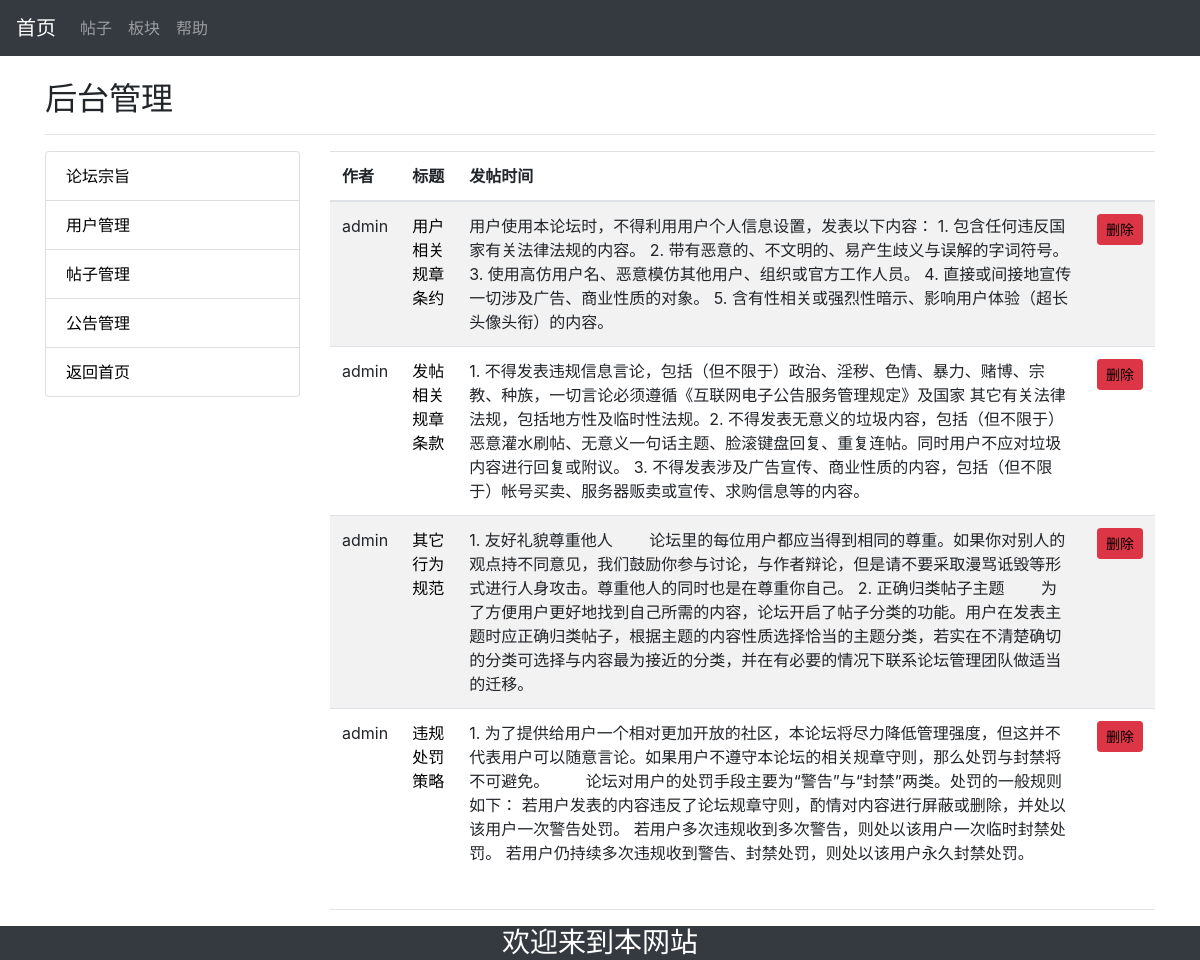
Screenshot of /backstage/notice.php with the database file from the repository.
### tables this page shows
CREATE TABLE `notice` (
  `id` int(11) NOT NULL AUTO_INCREMENT,
  `username` varchar(255) DEFAULT NULL,
  `not_title` varchar(255) DEFAULT NULL,
  `not_content` varchar(2550) DEFAULT NULL,
  `not_data` timestamp NULL DEFAULT CURRENT_TIMESTAMP ON UPDATE CURRENT_TIMESTAMP,
  PRIMARY KEY (`id`)
);

### backstage/notice.php (the view, shortened to what this page needs)
<?php
$conn = mysqli_connect('localhost', 'root', 'admin', 'test');
mysqli_set_charset($conn,"utf8");
$sql = "select * from notice;";
$query = mysqli_query($conn,$sql );
?>
<!DOCTYPE html>
<html lang="en">
<head>
    <link rel="stylesheet" href="bootstrap.css">
    <link rel="stylesheet" href="https://cdn.staticfile.org/twitter-bootstrap/4.1.0/css/bootstrap.min.css">
</head>
<body style="background-image: url('https://ss0.bdstatic.com/70cFvHSh_Q1YnxGkpoWK1HF6hhy/it/u=695304989,2451570367&fm=26&gp=0.jpg')">
<nav class="navbar navbar-expand-md bg-dark navbar-dark">
    <a class="navbar-brand" href="../index.php">首页</a>
    <div class="collapse navbar-collapse" id="collapsibleNavbar">
        <ul class="navbar-nav">
            <li class="nav-item">
                <a class="nav-link" href="../allPosts.php">帖子</a>
            </li>
            <li class="nav-item">
                <a class="nav-link" href="../edition.php">板块</a>
            </li>
            <li class="nav-item">
                <a class="nav-link" href="../helped.php">帮助</a>
            </li>
        </ul>
    </div>
</nav>
<div class="container pt-4">
    <div><h2>后台管理</h2></div>
    <hr>
    <div class="row">
        <aside class="col-md-3">
            <div  class="list-group">
                <a class="list-group-item list-group-item-action" href="management.php">论坛宗旨</a>
                <a class="list-group-item list-group-item-action" href="user.php">用户管理</a>
                <a class="list-group-item list-group-item-action" href="card.php">帖子管理</a>
                <a class="list-group-item list-group-item-action" href="notice.php">公告管理</a>
                <a class="list-group-item list-group-item-action" href="../index.php">返回首页</a>
            </div >
        </aside>
        <main id="main" class="col-md-9">
            <div class="table-responsive">
                <table class="table table-striped table-hover">
                    <thead>
                    <tr>
                        <th>
                            作者
                        </th>
                        <th>
                            标题
                        </th>
                        <th>
                            发帖时间
                        </th>
                        <th>
                        </th>
                    </tr>
                    </thead>
                    <tbody>
                    <?php while ($item = mysqli_fetch_assoc($query)): ?>
                        <tr class="success">
                            <td>
                                <?php echo $item['username'] ?>
                            </td>
                            <td>
                                <a href="../announcement.php?id=<?php echo $item['id'] ?>"><?php echo $item['not_title'] ?></a>
                            </td>
                            <td>
                                <?php echo $item['not_content'] ?>
                            </td>
                            <td>
                                <a class="btn btn-danger btn-sm" href="notic_delete.php?id=<?php echo $item['id'] ?>">删除</a>
                            </td>
                        </tr>
                    <?php endwhile ?>
                    </tbody>
                </table>
            </div>
            <hr>
        </main>
    </div>
</div>
<nav class=" bg-dark navbar-dark ">
    <div style="text-align: center; ">
        <h3 class="text-white" style="margin-bottom: -3px">欢迎来到本网站</h3>
    </div>
</nav>
</body>
</html>

### backstage/notice.php (style rules this page uses)
a { text-decoration: none; }
a:link { color: black; text-decoration: none; }

### rows the page displays
notice: username "admin", not_title "用户相关规章条约", not_content "用户使用本论坛时，不得利用用户个人信息设置，发表以下内容： 1. 包含任何违反国家有关法律法规的内容。 2. 带有恶意的、不文明的、易产生歧义与误解的字词符号。 3. 使用高仿用户名、恶意模仿其他用户、组织或官方工作人员。 4. 直接或间接地宣传一切涉及广告、商业性质的对象。 5. 含有性相关或强烈性暗示、影响用户体验（超长头像头衔）的内容。"
notice: username "admin", not_title "发帖相关规章条款", not_content "1. 不得发表违规信息言论，包括（但不限于）政治、淫秽、色情、暴力、赌博、宗教、种族，一切言论必须遵循《互联网电子公告服务管理规定》及国家 其它有关法律法规，包括地方性及临时性法规。2. 不得发表无意义的垃圾内容，包括（但不限于）恶意灌水刷帖、无意义一句话主题、脸滚键盘回复、重复连帖。同时用户不应对垃圾内容进行回复或附议。 3. 不得发表涉及广告宣传、商业性质的内容，包括（但不限于）帐号买卖、服务器贩卖或宣传、求购信息等的内容。"
notice: username "admin", not_title "其它行为规范", not_content "1. 友好礼貌尊重他人 论坛里的每位用户都应当得到相同的尊重。如果你对别人的观点持不同意见，我们鼓励你参与讨论，与作者辩论，但是请不要采取漫骂诋毁等形式进行人身攻击。尊重他人的同时也是在尊重你自己。 2. 正确归类帖子主题 为了方便用户更好地找到自己所需的内容，论坛开启了帖子分类的功能。用户在发表主题时应正确归类帖子，根据主题的内容性质选择恰当的主题分类，若实在不清楚确切的分类可选择与内容最为接近的分类，并在有必要的情况下联系论坛管理团队做适当的迁移。"
notice: username "admin", not_title "违规处罚策略", not_content "1. 为了提供给用户一个相对更加开放的社区，本论坛将尽力降低管理强度，但这并不代表用户可以随意言论。如果用户不遵守本论坛的相关规章守则，那么处罚与封禁将不可避免。 论坛对用户的处罚手段主要为“警告”与“封禁”两类。处罚的一般规则如下： 若用户发表的内容违反了论坛规章守则，酌情对内容进行屏蔽或删除，并处以该用户一次警告处罚。 若用户多次违规收到多次警告，则处以该用户一次临时封禁处罚。 若用户仍持续多次违规收到警告、封禁处罚，则处以该用户永久封禁处罚。"
